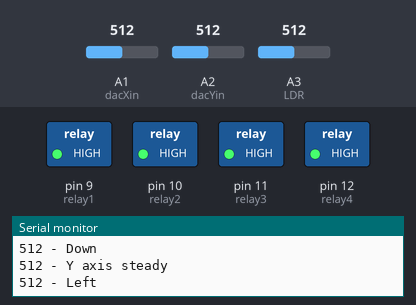
The sketch below on a simulated Arduino Uno, built with avr-gcc and run on an emulated ATmega328P. Parts: switched loads named in the sketch (green lamp = pin HIGH), the last lines printed to the serial monitor. The inputs (shaded band) are chosen by the test bench; at power-on: A3 (LDR) = 512, A1 (dacXin) = 512, A2 (dacYin) = 512.

Above: at 11.2 s.
11.3 s: A3 (LDR) set to 88
12.8 s: A3 (LDR) set to 75
At 13.16 s:
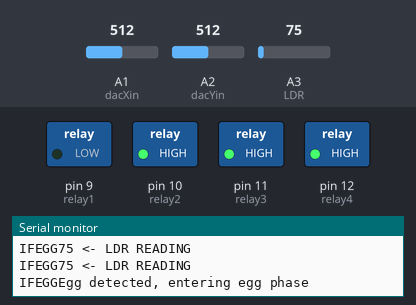
Timing chart, 0 to 15.8 s (numbered marks = the images above; inputs shaded):
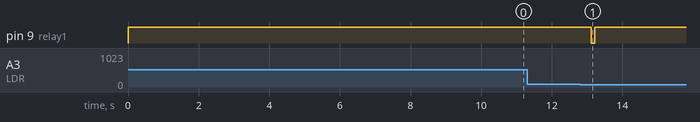

Measured:
- the behaviour switches between 80 and 79 on A3 (LDR) (found by bisection; images 0 and 1)
- after the input at 12.8 s, pin 9 (relay1): HIGH → LOW after 0.31 s, → HIGH 0.10 s later

The sketch:

HatchingScript.ino
```cpp
#include <Wire.h>
#include <Adafruit_MCP4725.h>

Adafruit_MCP4725 dacY; //up and down movements
Adafruit_MCP4725 dacX; //left and right movements

//init volatages for joysticks
const int highX = 4000;      //high end voltage
const int highY = 3900;      //high end voltage
const int midX = (highX / 2);      //middle volatage
const int midY = (highY / 2);      //high end voltage
const int low = 0;           //low voltage

//initializing value for sensor
int sensorValue;
int LDRvalue;

//define input vals
const byte dacXin = A1;
const byte dacYin = A2;
const byte LDR = A3;

//defining relay pins
const int relay1 = 9;
const int relay2 = 10;
const int relay3 = 11;
const int relay4 = 12;

//defining chars used for inputs
const char Z = 'Z';
const char X = 'X';
//const char P = 'P';
const char L = 'L';
const char N = 'N';
const char S = 'S';
const char E = 'E';
const char W = 'W';
const char Y = 'Y';

//time keeping
const long eggTime = 250;
unsigned long previousTimeE = 0;
unsigned long previousTimeW = 0;
unsigned long previousTimeN = 0;
unsigned long previousTimeS = 0;
unsigned long previousEggTime = 0;
unsigned long currentTime = 0;

boolean egg = false;
boolean firstTick = true;


void setup(void) {

  TWBR = 12; // 400 khz
  Serial.begin(9600);

  //init relays
  pinMode(relay1, OUTPUT);
  pinMode(relay2, OUTPUT);
  pinMode(relay3, OUTPUT);
  pinMode(relay4, OUTPUT);
  digitalWrite(relay1, HIGH);
  digitalWrite(relay2, HIGH);
  digitalWrite(relay3, HIGH);
  digitalWrite(relay4, HIGH);

  //init dac
  dacY.begin(0x60);
  dacX.begin(0x61);
  move(Z);

  Serial.print("Setting up: ");
  for (int i = 10; i > 0; i--) {
    Serial.print(i);
    delay(1000);
  }
  Serial.print("\n");

}

void loop() {
  if(firstTick) {
    travel(N, 200);
    travel(E, 200);
    firstTick = false;
  }
  travel(S, 500); //Serial.println(analogRead(LDR));
  travel(W, 500); //Serial.println(analogRead(LDR));
  travel(N, 500); //Serial.println(analogRead(LDR));
  travel(E, 500); //Serial.println(analogRead(LDR));

}

void travel(char d, long t) {
  boolean trigger = true;
  currentTime = millis();
  switch (d) {
    case N:
      move(d);
      previousTimeN = currentTime;
      while (trigger) {
        currentTime = millis();
        checkEgg(d);
        if (currentTime - previousTimeN >= t) {
          move(Y);
          trigger = false;
        }
      }
      break;
    case S:
      move(d);
      previousTimeS = currentTime;
      while (trigger) {
        currentTime = millis();
        checkEgg(d);
        if (currentTime - previousTimeS >= t) {
          move(Y);
          trigger = false;
        }
      }
      break;
    case E:
      move(d);
      previousTimeE = currentTime;
      while (trigger) {
        currentTime = millis();
        checkEgg(d);
        if (currentTime - previousTimeE >= t) {
          move(X);
          trigger = false;
        }
      }
      break;
    case W:
      move(d);
      previousTimeW = currentTime;
      while (trigger) {
        currentTime = millis();
        checkEgg(d);
        if (currentTime - previousTimeW >= t) {
          move(X);
          trigger = false;
        }
      }
      break;
  }

}

void checkEgg(char d) {
  LDRvalue = analogRead(LDR);
  if (LDRvalue < 80 && LDRvalue > 68) {
    Serial.print(LDRvalue);
    Serial.print(" <- LDR READING\n");
    currentTime = millis();
    if (egg) { //if its not the first tick
      Serial.print("IFEGG");
      if (currentTime - previousEggTime >= eggTime) { //if the LDR reads correct val for certain time
        Serial.print("Egg detected, entering egg phase\n");
        eggPhase();
        egg = false; //restart egg timer flag
      }
    } else { //if its the first tick
      egg = true; //make it so it doesnt enter here until LDR reads no egg
      previousEggTime = currentTime;  //start timer to see if egg or false reading
      Serial.print("ELSEEGG"); //gets stuck here sometime for some reason?
    }
  } else {  //if no egg reading present
    egg = false;
  }

}

void eggPhase() {
  /* Steps:
    - "Oh?" press Z to continue
    - *wait 12 seconds for egg to hatch and pokemon to show* press Z to continue
    - *wait 3 seconds for dialog to appear about naming pokemon* press B to select "no"
      - naming is disabled so ignore ^

    - egg counter ++
    - return to egg npc or continue hatching eggs
  */

  press(Z);
  unsigned long hatchTimer = millis(); //starts timer
  delay(8000); //waits until hatch animation starts
  LDRvalue = analogRead(LDR);
  while (LDRvalue > 190) {  //waits until LDR < 190 meaning next dialog box
    LDRvalue = analogRead(LDR);
    delay(10);
  }
  currentTime = millis();
  hatchTimer = currentTime - hatchTimer; //time since timer started
  Serial.print(hatchTimer);
  Serial.print(" <- Time taken to hatch\n");
  if (hatchTimer > 14900) {
    //shiny hatch
    Serial.print("SHINY HATCH!");
    press(X);
    move(E);
    delay(800);
    press(Z);
    delay(500);
    press(Z);
    delay(9999999999);
  }
  delay(1000);
  press(Z);   //advance out of egg hatching sequence
  delay(3000);
  travel(N, 200);
  move(N);
  travel(E, 2000);
  move(Y);
  //eggCounter++;
}


void press(char d) {
  int r;
  switch (d) {
    case Z:
      r = relay1;
      break;
    case X:
      r = relay2;
      break;
    case L:
      r = relay3;
      break;
    case S:
      r = relay4;
      break;
  }
  Serial.print(d + "\n");
  digitalWrite(r, LOW);
  delay(100);
  digitalWrite(r, HIGH);
}

void move(char d) {

  switch (d) {
    case 'N':
      dacY.setVoltage(highY, false);   //set voltage
      sensorValue = analogRead(dacYin);   //print voltage reading & direction
      Serial.print(sensorValue);
      Serial.print(" - Up\n");
      break;
    case 'S':
      dacY.setVoltage(low, false);
      sensorValue = analogRead(dacYin);
      Serial.print(sensorValue);
      Serial.print(" - Down\n");
      break;
    case 'E':
      dacX.setVoltage(highX, false);
      sensorValue = analogRead(dacXin);
      Serial.print(sensorValue);
      Serial.print(" - Right\n");
      break;
    case 'W':
      dacX.setVoltage(low, false);
      sensorValue = analogRead(dacXin);
      Serial.print(sensorValue);
      Serial.print(" - Left\n");
      break;
    case 'Y':
      dacY.setVoltage(midY, false);
      sensorValue = analogRead(dacYin);
      Serial.print(sensorValue);
      Serial.print(" - Y axis steady\n");
      break;
    case 'X':
      dacX.setVoltage(midX, false);
      sensorValue = analogRead(dacXin);
      Serial.print(sensorValue);
      Serial.print(" - X axis steady\n");
      break;
  }

}
```
